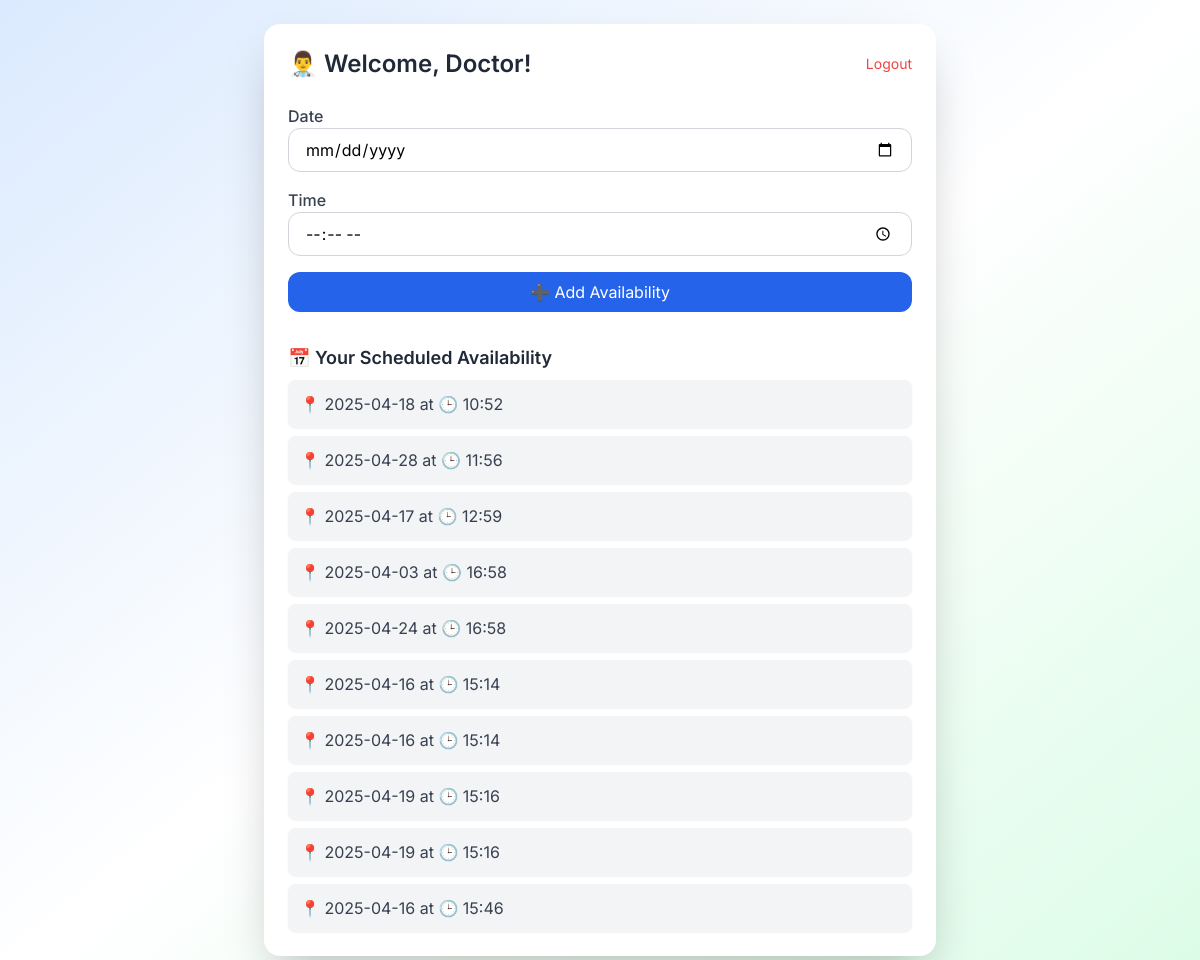
/doctor_dashboard (signed in), run on the app's committed database.
### tables this page shows
CREATE TABLE schedules (
    id INTEGER PRIMARY KEY AUTOINCREMENT,
    doctor_id INTEGER,
    date TEXT,
    time TEXT,
    FOREIGN KEY (doctor_id) REFERENCES doctors(id)
);

### app.py (the view)
@app.route('/doctor_dashboard')
def doctor_dashboard():
    if 'role' in session and session['role'] == 'doctor':
        conn = sqlite3.connect(DB_PATH)
        cursor = conn.cursor()
        cursor.execute("SELECT date, time FROM schedules WHERE doctor_id = ?", (session['user_id'],))
        schedule_list = cursor.fetchall()
        conn.close()
        return render_template('doctor_dashboard.html', schedule_list=schedule_list)
    return redirect(url_for('login'))

### templates/doctor_dashboard.html (shortened to what this page needs)
<!DOCTYPE html>
<html lang="en">
<head>
    <script src="https://cdn.tailwindcss.com"></script>
</head>
<body class="bg-gradient-to-br from-blue-100 via-white to-green-100 min-h-screen font-[Inter] flex items-center justify-center p-6">
    <div class="w-full max-w-2xl bg-white shadow-2xl rounded-2xl p-6">
        <div class="flex items-center justify-between mb-6">
            <h2 class="text-2xl font-semibold text-gray-800">👨‍⚕️ Welcome, Doctor!</h2>
            <a href="/logout" class="text-sm text-red-500 hover:underline">Logout</a>
        </div>
        <form method="POST" action="/schedule" class="space-y-4 mb-8">
            <div>
                <label class="block text-gray-700 font-medium">Date</label>
                <input type="date" name="date" required class="w-full px-4 py-2 border border-gray-300 rounded-xl focus:ring-2 focus:ring-blue-400 focus:outline-none">
            </div>
            <div>
                <label class="block text-gray-700 font-medium">Time</label>
                <input type="time" name="time" required class="w-full px-4 py-2 border border-gray-300 rounded-xl focus:ring-2 focus:ring-blue-400 focus:outline-none">
            </div>
            <button type="submit" class="w-full bg-blue-600 text-white py-2 rounded-xl hover:bg-blue-700 transition duration-300">
                ➕ Add Availability
            </button>
        </form>
        <div>
            <h3 class="text-lg font-semibold text-gray-800 mb-2">📅 Your Scheduled Availability</h3>
            <ul class="space-y-2">
                {% for sch in schedule_list %}
                    <li class="bg-gray-100 p-3 rounded-lg shadow-sm text-gray-700">
                        📍 {{ sch[0] }} at 🕒 {{ sch[1] }}
                    </li>
                {% else %}
                    <li class="text-gray-500 italic">No schedules added yet.</li>
                {% endfor %}
            </ul>
        </div>
    </div>
</body>
</html>

### data on the page
schedules: date "2025-04-18", time "10:52"
schedules: date "2025-04-28", time "11:56"
schedules: date "2025-04-17", time "12:59"
schedules: date "2025-04-03", time "16:58"
schedules: date "2025-04-24", time "16:58"
schedules: date "2025-04-16", time "15:14"
schedules: date "2025-04-16", time "15:14"
schedules: date "2025-04-19", time "15:16"
schedules: date "2025-04-19", time "15:16"
schedules: date "2025-04-16", time "15:46"
